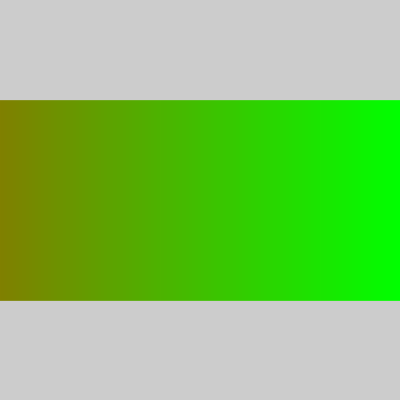
Frame 1 (no input)
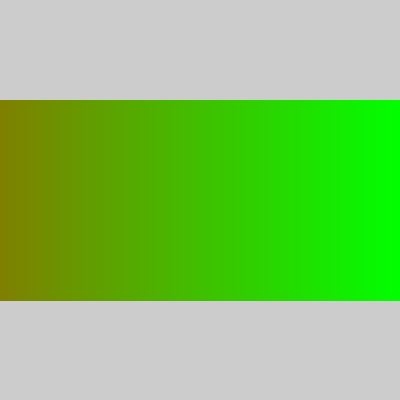
Frame 60 (the mouse pressed at the canvas centre just before this capture)
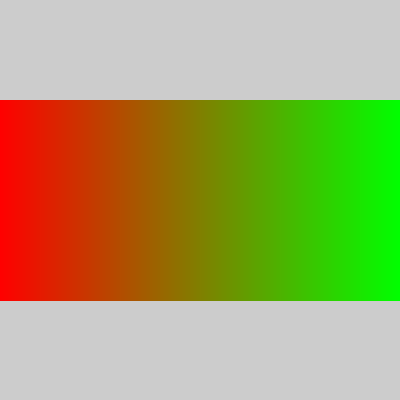
Frame 120 (the mouse held since frame 60 and released just before this capture)

The Processing sketch that drew these frames (run headless with seeded random() and noise(); from frame 60 on, the mouse is pressed at the canvas centre):

// Processing sketch: lerpingcolor
// ── lerpingcolor.pde
// set full-on red color color to the var 'red'
color red = color(255, 0, 0);
// set full-on green color to the var 'green'
color green = color(0, 255, 0);

void setup(){
  // we don't need much here just the size
  size(400, 400);
}

void draw(){
  // the first half of the gradient is between the left edge and the mouseX position
  // so we start at 0 and count to the mouseX
  for(int i = 0; i < mouseX; i++){
    // since this is the first half, we map the 'i' value to the range from 0 to 0.5
    color thisColor = lerpColor(red, green, map(i, 0, mouseX, 0, 0.5));
    // make a horizontal line of this color
    stroke(thisColor);
    line(i, 100, i, 300);
  }
  
  // the second half of our gradient is between the mouseX position and the right edge
  // so we start at the mouseX position and count to the full width
  for(int i = mouseX; i < width; i++){
    // since this is the second half, we map the 'i' value to the range from 0.5 to 1
    color thisColor = lerpColor(red, green, map(i, mouseX, width, 0.5, 1));
    // make a horizontal line of this color
    stroke(thisColor);
    line(i, 100, i, 300);
  }
}
